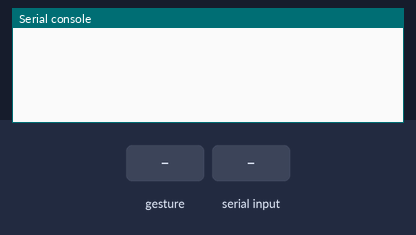
The program below on a simulated BBC micro:bit (MakeCode). Parts: the last lines printed to the serial console. Inputs (shaded band) come from the test bench. No radio messages arrive unless stated (any console line starting 'radio sent:' is added by the test bench); a tilt is held for 1.5 s and a shake lasts 1 s, then the board lies face up again.

Above: at 1.2 s.
1.3 s: gesture 'tilt right'
At 1.9 s:
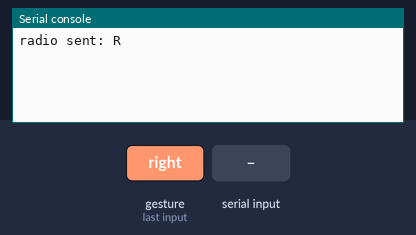
2.9 s: "1" typed at the serial console
At 4.1 s:
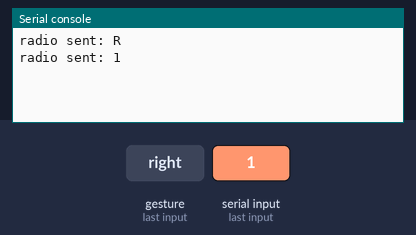
4.4 s: gesture 'tilt left'
At 5.4 s:
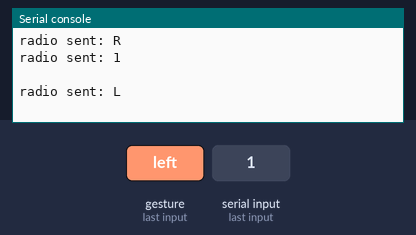
6.0 s: gesture 'logo up'
At 6.6 s:
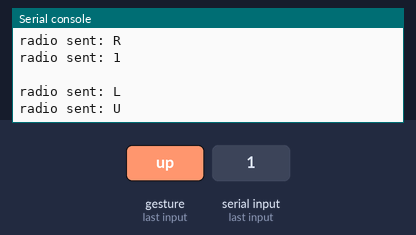
7.5 s: gesture 'logo down'
At 9.0 s:
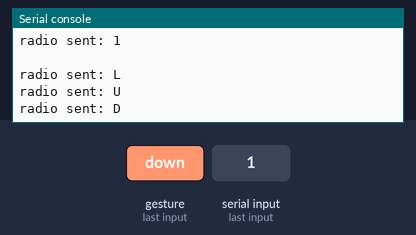

The program:

main.ts
```typescript
input.onGesture(Gesture.TiltRight, function () {
    radio.sendString("R")
})
input.onGesture(Gesture.TiltLeft, function () {
    radio.sendString("L")
})
input.onGesture(Gesture.LogoUp, function () {
    radio.sendString("U")
})
serial.onDataReceived(serial.delimiters(Delimiters.NewLine), function () {
    radio.sendString(serial.readString())
})
input.onGesture(Gesture.LogoDown, function () {
    radio.sendString("D")
})
serial.redirectToUSB()
radio.setGroup(1)
basic.forever(function () {

})
```

test.ts
```typescript
// テストはここに来ます。このパッケージが拡張機能として使用されるときにはコンパイルされません。
```

Measured:
- after the input at 1.3 s, the serial console: prints a new line after 0.10 s (image 1)
- after the input at 2.9 s, the serial console: prints a new line at once (image 2)
- after the input at 4.4 s, the serial console: prints a new line after 0.10 s (image 3)
- after the input at 6.0 s, the serial console: prints a new line at once (image 4)
- after the input at 7.5 s, the serial console: prints a new line after 0.10 s (image 5)
